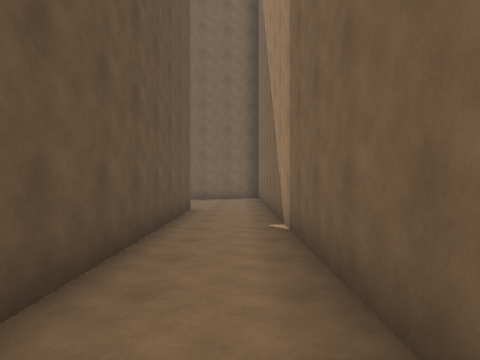
view 1 (above)

12 first-person views from a walk through a Unity game level. The camera is 1.5 m above the floor, looks level and sees 70° across. The floor is counted in squares, 2 m on a side. Each view is taken from the middle of a square. On the plan, view 1 faces up. The plan holds only what a view shows up to about 11 squares ahead; the rest is blank. The player is left out.

view 2
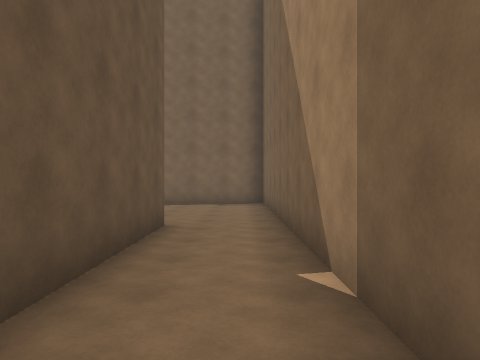

view 3
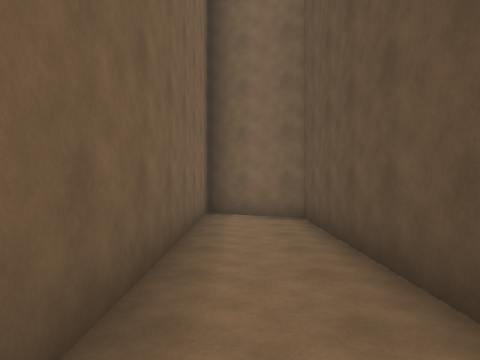

view 4
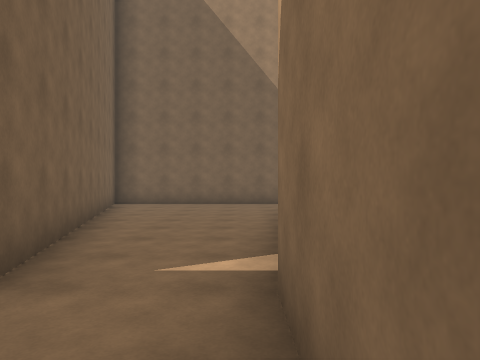

view 5
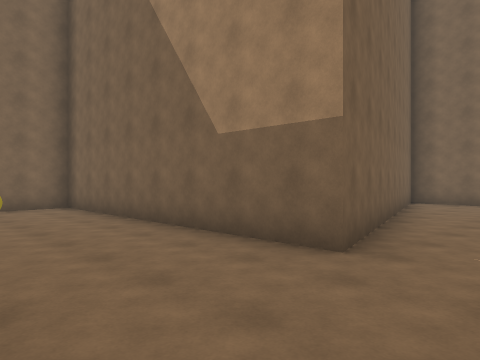

view 6
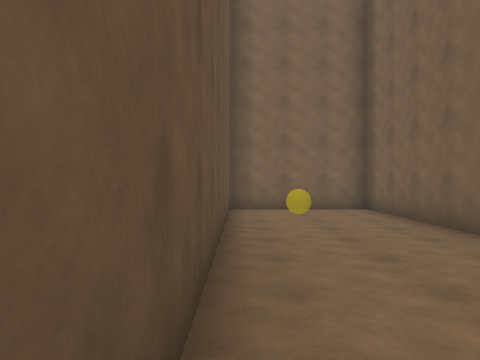

view 7
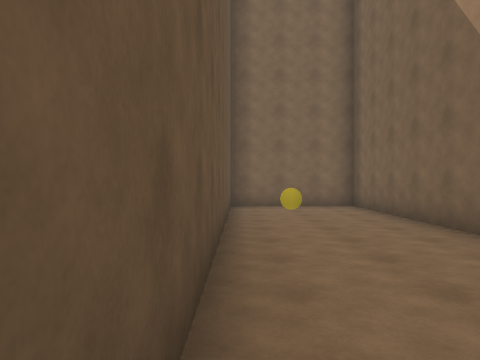

view 8
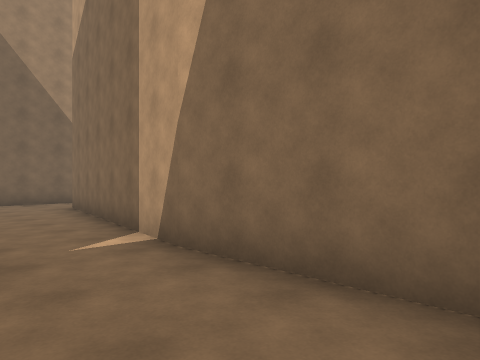

view 9
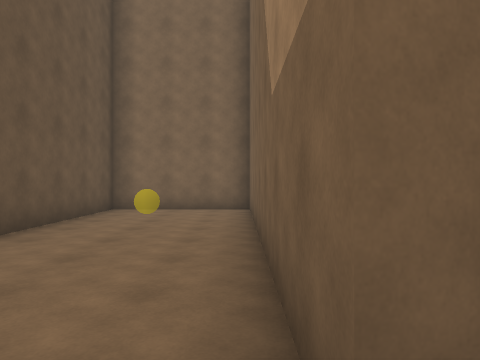

view 10
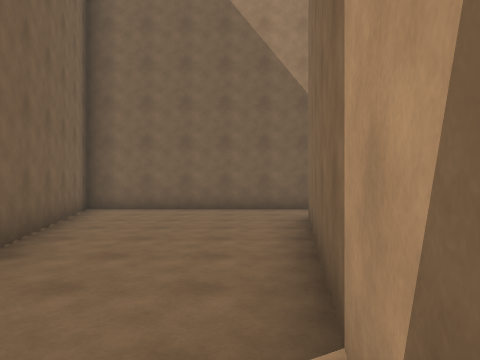

view 11
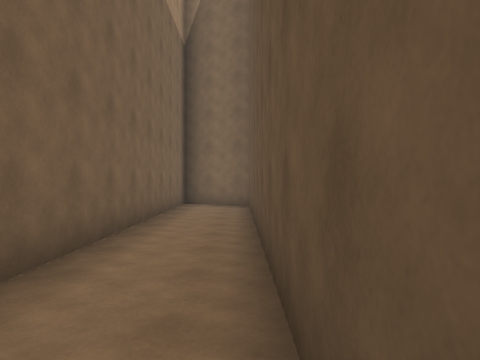

view 12
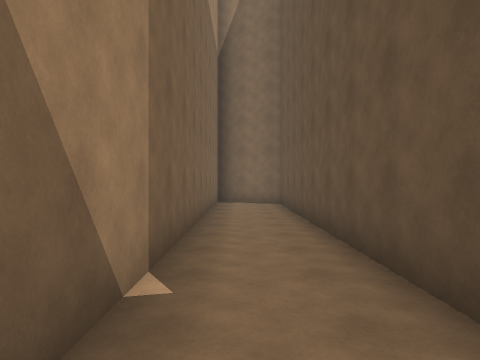

### Floor plan
Points are (right, up) in squares from view 1. A wall is a line through its corners. A room is listed if a view was taken in it or the views show most of it. See-through windows are left out.
Room 1 (views 1, 2, 3, 10, 11, 12)
walls: (-7.8, 9.8) (-1.3, 8.7) (-1.3, -2.7) (0.7, -3.8) (0.7, 13.9) (-7.7, 11.8)
ways out: opening at (-7.5, 10.5) to room 2
Room 2 (views 4, 5, 6, 7, 8, 9)
walls: (-7.7, 11.8) (-7.7, 19.7) (-11.2, 19.7) (-11.2, 10.2); (-10.6, 9.7) (-7.8, 9.7)
ways out: opening at (-7.5, 10.5) to room 1

Where each view was taken, in squares from view 1:
view 1: 0 up, 0 right, facing up
view 2: 3 up, 0 right, facing up
view 3: 4 up, 0 right, facing down
view 4: 10 up, 10 left, facing right
view 5: 10 up, 11 left, facing up-right
view 6: 11 up, 11 left, facing up
view 7: 10 up, 11 left, facing up
view 8: 12 up, 11 left, facing down-right
view 9: 11 up, 8 left, facing up
view 10: 10 up, 8 left, facing right
view 11: 7 up, 1 left, facing down
view 12: 8 up, 0 right, facing down
